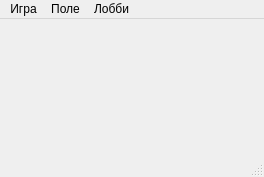
<?xml version="1.0" encoding="UTF-8"?>
<ui version="4.0">
 <class>MainWindow</class>
 <widget class="QMainWindow" name="MainWindow">
  <property name="geometry">
   <rect>
    <x>0</x>
    <y>0</y>
    <width>264</width>
    <height>177</height>
   </rect>
  </property>
  <property name="sizePolicy">
   <sizepolicy hsizetype="Preferred" vsizetype="Preferred">
    <horstretch>0</horstretch>
    <verstretch>0</verstretch>
   </sizepolicy>
  </property>
  <property name="minimumSize">
   <size>
    <width>0</width>
    <height>0</height>
   </size>
  </property>
  <property name="maximumSize">
   <size>
    <width>1920</width>
    <height>1080</height>
   </size>
  </property>
  <property name="windowTitle">
   <string>Sea Battle</string>
  </property>
  <widget class="QWidget" name="centralWidget">
   <layout class="QVBoxLayout" name="verticalLayout">
    <property name="leftMargin">
     <number>0</number>
    </property>
    <property name="topMargin">
     <number>0</number>
    </property>
    <property name="rightMargin">
     <number>0</number>
    </property>
    <property name="bottomMargin">
     <number>0</number>
    </property>
    <item>
     <widget class="QLabel" name="gameField">
      <property name="text">
       <string/>
      </property>
     </widget>
    </item>
   </layout>
  </widget>
  <widget class="QMenuBar" name="menuBar">
   <property name="geometry">
    <rect>
     <x>0</x>
     <y>0</y>
     <width>264</width>
     <height>21</height>
    </rect>
   </property>
   <widget class="QMenu" name="menu_game">
    <property name="title">
     <string>Игра</string>
    </property>
    <addaction name="actionStart"/>
    <addaction name="actionCloseGame"/>
   </widget>
   <widget class="QMenu" name="menu_field">
    <property name="title">
     <string>Поле</string>
    </property>
    <addaction name="actionClear"/>
    <addaction name="actionRandom"/>
   </widget>
   <widget class="QMenu" name="menu_lobby">
    <property name="title">
     <string>Лобби</string>
    </property>
    <addaction name="actionCreateGame"/>
    <addaction name="actionFindGame"/>
   </widget>
   <addaction name="menu_game"/>
   <addaction name="menu_field"/>
   <addaction name="menu_lobby"/>
  </widget>
  <widget class="QStatusBar" name="statusBar"/>
  <action name="actionClear">
   <property name="text">
    <string>Очистить</string>
   </property>
   <property name="toolTip">
    <string>Очистить поле</string>
   </property>
  </action>
  <action name="actionRandom">
   <property name="text">
    <string>Авто</string>
   </property>
   <property name="toolTip">
    <string>Автоматическая расстановка</string>
   </property>
  </action>
  <action name="actionStart">
   <property name="text">
    <string>Начать</string>
   </property>
   <property name="toolTip">
    <string>Начать игру</string>
   </property>
  </action>
  <action name="actionCreateGame">
   <property name="text">
    <string>Создать игру</string>
   </property>
  </action>
  <action name="actionFindGame">
   <property name="text">
    <string>Найти игру</string>
   </property>
  </action>
  <action name="actionCloseGame">
   <property name="text">
    <string>Завершить</string>
   </property>
  </action>
 </widget>
 <layoutdefault spacing="6" margin="11"/>
 <resources/>
 <connections/>
</ui>
